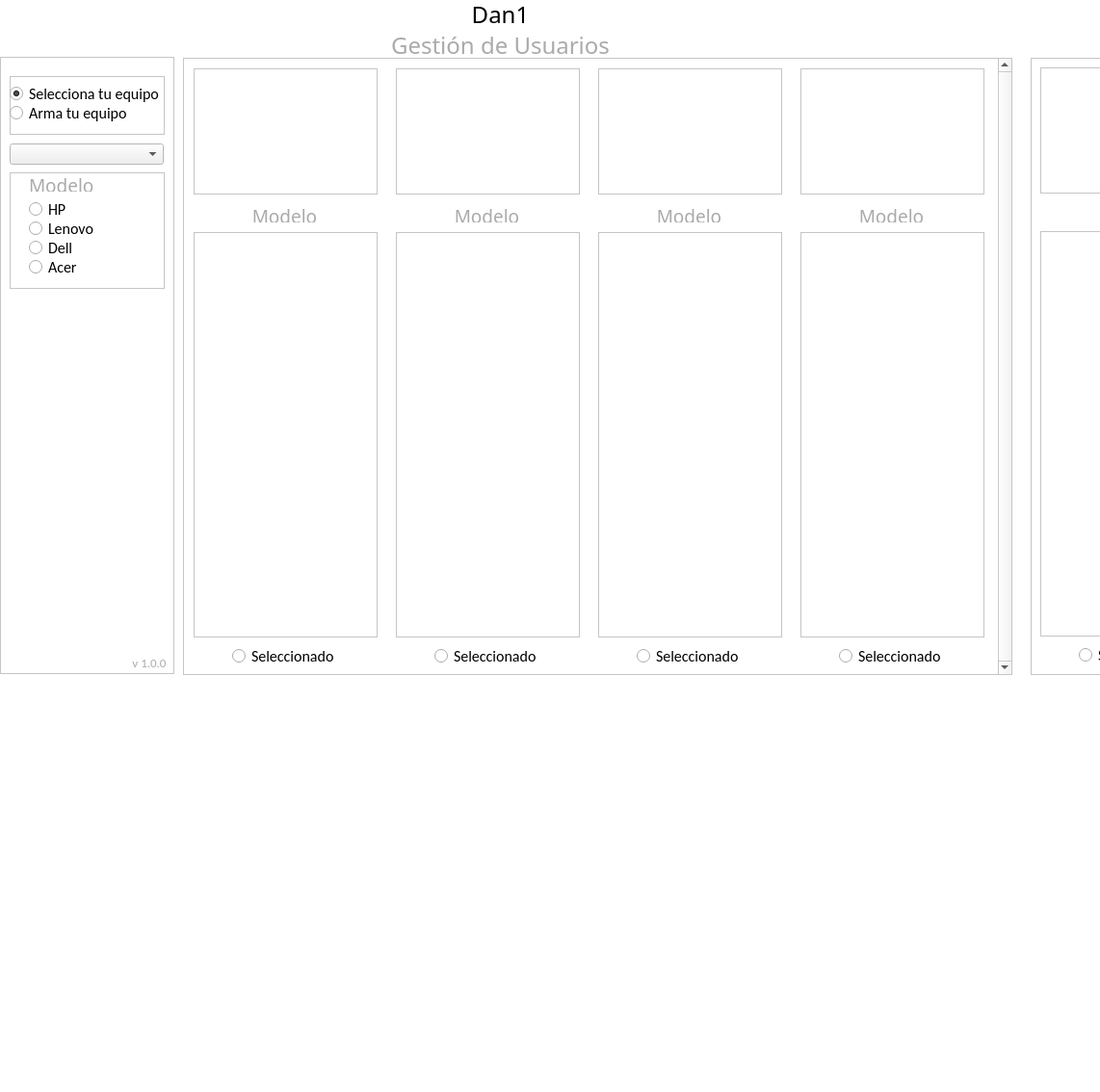
<?xml version="1.0" encoding="UTF-8"?>
<ui version="4.0">
 <class>MainWindow</class>
 <widget class="QMainWindow" name="MainWindow">
  <property name="geometry">
   <rect>
    <x>0</x>
    <y>0</y>
    <width>1142</width>
    <height>1134</height>
   </rect>
  </property>
  <property name="palette">
   <palette>
    <active>
     <colorrole role="Base">
      <brush brushstyle="SolidPattern">
       <color alpha="255">
        <red>255</red>
        <green>255</green>
        <blue>255</blue>
       </color>
      </brush>
     </colorrole>
     <colorrole role="Window">
      <brush brushstyle="SolidPattern">
       <color alpha="255">
        <red>255</red>
        <green>255</green>
        <blue>255</blue>
       </color>
      </brush>
     </colorrole>
    </active>
    <inactive>
     <colorrole role="Base">
      <brush brushstyle="SolidPattern">
       <color alpha="255">
        <red>255</red>
        <green>255</green>
        <blue>255</blue>
       </color>
      </brush>
     </colorrole>
     <colorrole role="Window">
      <brush brushstyle="SolidPattern">
       <color alpha="255">
        <red>255</red>
        <green>255</green>
        <blue>255</blue>
       </color>
      </brush>
     </colorrole>
    </inactive>
    <disabled>
     <colorrole role="Base">
      <brush brushstyle="SolidPattern">
       <color alpha="255">
        <red>255</red>
        <green>255</green>
        <blue>255</blue>
       </color>
      </brush>
     </colorrole>
     <colorrole role="Window">
      <brush brushstyle="SolidPattern">
       <color alpha="255">
        <red>255</red>
        <green>255</green>
        <blue>255</blue>
       </color>
      </brush>
     </colorrole>
    </disabled>
   </palette>
  </property>
  <property name="windowTitle">
   <string>MainWindow</string>
  </property>
  <widget class="QWidget" name="centralwidget">
   <widget class="QLabel" name="L1">
    <property name="geometry">
     <rect>
      <x>-1</x>
      <y>0</y>
      <width>1041</width>
      <height>30</height>
     </rect>
    </property>
    <property name="font">
     <font>
      <family>Impact</family>
      <pointsize>18</pointsize>
     </font>
    </property>
    <property name="text">
     <string>Dan1</string>
    </property>
    <property name="alignment">
     <set>Qt::AlignCenter</set>
    </property>
   </widget>
   <widget class="QLabel" name="L2">
    <property name="geometry">
     <rect>
      <x>-1</x>
      <y>30</y>
      <width>1041</width>
      <height>30</height>
     </rect>
    </property>
    <property name="font">
     <font>
      <family>Swis721 LtCn BT</family>
      <pointsize>18</pointsize>
     </font>
    </property>
    <property name="frameShadow">
     <enum>QFrame::Plain</enum>
    </property>
    <property name="midLineWidth">
     <number>0</number>
    </property>
    <property name="text">
     <string>&lt;html&gt;&lt;head/&gt;&lt;body&gt;&lt;p&gt;&lt;span style=&quot; color:#aaaaaa;&quot;&gt;Gestión de Usuarios&lt;/span&gt;&lt;/p&gt;&lt;/body&gt;&lt;/html&gt;</string>
    </property>
    <property name="alignment">
     <set>Qt::AlignCenter</set>
    </property>
   </widget>
   <widget class="QFrame" name="frame_2">
    <property name="geometry">
     <rect>
      <x>1070</x>
      <y>60</y>
      <width>871</width>
      <height>641</height>
     </rect>
    </property>
    <property name="frameShape">
     <enum>QFrame::StyledPanel</enum>
    </property>
    <property name="frameShadow">
     <enum>QFrame::Raised</enum>
    </property>
    <widget class="QRadioButton" name="b_nuevo_6">
     <property name="geometry">
      <rect>
       <x>50</x>
       <y>610</y>
       <width>111</width>
       <height>20</height>
      </rect>
     </property>
     <property name="font">
      <font>
       <family>Calibri</family>
       <pointsize>12</pointsize>
      </font>
     </property>
     <property name="focusPolicy">
      <enum>Qt::StrongFocus</enum>
     </property>
     <property name="text">
      <string>Seleccionado</string>
     </property>
    </widget>
    <widget class="QGraphicsView" name="graphicsView">
     <property name="geometry">
      <rect>
       <x>10</x>
       <y>10</y>
       <width>191</width>
       <height>131</height>
      </rect>
     </property>
    </widget>
    <widget class="QLabel" name="L3_3">
     <property name="geometry">
      <rect>
       <x>9</x>
       <y>150</y>
       <width>191</width>
       <height>20</height>
      </rect>
     </property>
     <property name="font">
      <font>
       <family>Swis721 LtCn BT</family>
       <pointsize>14</pointsize>
      </font>
     </property>
     <property name="text">
      <string>&lt;html&gt;&lt;head/&gt;&lt;body&gt;&lt;p&gt;&lt;span style=&quot; color:#aaaaaa;&quot;&gt;Modelo&lt;/span&gt;&lt;/p&gt;&lt;/body&gt;&lt;/html&gt;</string>
     </property>
     <property name="alignment">
      <set>Qt::AlignCenter</set>
     </property>
    </widget>
    <widget class="QTextEdit" name="textEdit">
     <property name="geometry">
      <rect>
       <x>10</x>
       <y>180</y>
       <width>191</width>
       <height>421</height>
      </rect>
     </property>
    </widget>
    <widget class="QLabel" name="L3_4">
     <property name="geometry">
      <rect>
       <x>219</x>
       <y>150</y>
       <width>191</width>
       <height>20</height>
      </rect>
     </property>
     <property name="font">
      <font>
       <family>Swis721 LtCn BT</family>
       <pointsize>14</pointsize>
      </font>
     </property>
     <property name="text">
      <string>&lt;html&gt;&lt;head/&gt;&lt;body&gt;&lt;p&gt;&lt;span style=&quot; color:#aaaaaa;&quot;&gt;Modelo&lt;/span&gt;&lt;/p&gt;&lt;/body&gt;&lt;/html&gt;</string>
     </property>
     <property name="alignment">
      <set>Qt::AlignCenter</set>
     </property>
    </widget>
    <widget class="QTextEdit" name="textEdit_2">
     <property name="geometry">
      <rect>
       <x>220</x>
       <y>180</y>
       <width>191</width>
       <height>421</height>
      </rect>
     </property>
    </widget>
    <widget class="QRadioButton" name="b_nuevo_7">
     <property name="geometry">
      <rect>
       <x>260</x>
       <y>610</y>
       <width>111</width>
       <height>20</height>
      </rect>
     </property>
     <property name="font">
      <font>
       <family>Calibri</family>
       <pointsize>12</pointsize>
      </font>
     </property>
     <property name="focusPolicy">
      <enum>Qt::StrongFocus</enum>
     </property>
     <property name="text">
      <string>Seleccionado</string>
     </property>
    </widget>
    <widget class="QGraphicsView" name="graphicsView_2">
     <property name="geometry">
      <rect>
       <x>220</x>
       <y>10</y>
       <width>191</width>
       <height>131</height>
      </rect>
     </property>
    </widget>
    <widget class="QLabel" name="L3_5">
     <property name="geometry">
      <rect>
       <x>429</x>
       <y>150</y>
       <width>191</width>
       <height>20</height>
      </rect>
     </property>
     <property name="font">
      <font>
       <family>Swis721 LtCn BT</family>
       <pointsize>14</pointsize>
      </font>
     </property>
     <property name="text">
      <string>&lt;html&gt;&lt;head/&gt;&lt;body&gt;&lt;p&gt;&lt;span style=&quot; color:#aaaaaa;&quot;&gt;Modelo&lt;/span&gt;&lt;/p&gt;&lt;/body&gt;&lt;/html&gt;</string>
     </property>
     <property name="alignment">
      <set>Qt::AlignCenter</set>
     </property>
    </widget>
    <widget class="QTextEdit" name="textEdit_3">
     <property name="geometry">
      <rect>
       <x>430</x>
       <y>180</y>
       <width>191</width>
       <height>421</height>
      </rect>
     </property>
    </widget>
    <widget class="QRadioButton" name="b_nuevo_8">
     <property name="geometry">
      <rect>
       <x>470</x>
       <y>610</y>
       <width>111</width>
       <height>20</height>
      </rect>
     </property>
     <property name="font">
      <font>
       <family>Calibri</family>
       <pointsize>12</pointsize>
      </font>
     </property>
     <property name="focusPolicy">
      <enum>Qt::StrongFocus</enum>
     </property>
     <property name="text">
      <string>Seleccionado</string>
     </property>
    </widget>
    <widget class="QGraphicsView" name="graphicsView_3">
     <property name="geometry">
      <rect>
       <x>430</x>
       <y>10</y>
       <width>191</width>
       <height>131</height>
      </rect>
     </property>
    </widget>
    <widget class="QLabel" name="L3_6">
     <property name="geometry">
      <rect>
       <x>639</x>
       <y>150</y>
       <width>191</width>
       <height>20</height>
      </rect>
     </property>
     <property name="font">
      <font>
       <family>Swis721 LtCn BT</family>
       <pointsize>14</pointsize>
      </font>
     </property>
     <property name="text">
      <string>&lt;html&gt;&lt;head/&gt;&lt;body&gt;&lt;p&gt;&lt;span style=&quot; color:#aaaaaa;&quot;&gt;Modelo&lt;/span&gt;&lt;/p&gt;&lt;/body&gt;&lt;/html&gt;</string>
     </property>
     <property name="alignment">
      <set>Qt::AlignCenter</set>
     </property>
    </widget>
    <widget class="QGraphicsView" name="graphicsView_4">
     <property name="geometry">
      <rect>
       <x>640</x>
       <y>10</y>
       <width>191</width>
       <height>131</height>
      </rect>
     </property>
    </widget>
    <widget class="QRadioButton" name="b_nuevo_9">
     <property name="geometry">
      <rect>
       <x>680</x>
       <y>610</y>
       <width>111</width>
       <height>20</height>
      </rect>
     </property>
     <property name="font">
      <font>
       <family>Calibri</family>
       <pointsize>12</pointsize>
      </font>
     </property>
     <property name="focusPolicy">
      <enum>Qt::StrongFocus</enum>
     </property>
     <property name="text">
      <string>Seleccionado</string>
     </property>
    </widget>
    <widget class="QTextEdit" name="textEdit_4">
     <property name="geometry">
      <rect>
       <x>640</x>
       <y>180</y>
       <width>191</width>
       <height>421</height>
      </rect>
     </property>
    </widget>
    <widget class="QGraphicsView" name="graphicsView_5">
     <property name="geometry">
      <rect>
       <x>11</x>
       <y>660</y>
       <width>191</width>
       <height>131</height>
      </rect>
     </property>
    </widget>
    <widget class="QLabel" name="L3_7">
     <property name="geometry">
      <rect>
       <x>430</x>
       <y>800</y>
       <width>191</width>
       <height>20</height>
      </rect>
     </property>
     <property name="font">
      <font>
       <family>Swis721 LtCn BT</family>
       <pointsize>14</pointsize>
      </font>
     </property>
     <property name="text">
      <string>&lt;html&gt;&lt;head/&gt;&lt;body&gt;&lt;p&gt;&lt;span style=&quot; color:#aaaaaa;&quot;&gt;Modelo&lt;/span&gt;&lt;/p&gt;&lt;/body&gt;&lt;/html&gt;</string>
     </property>
     <property name="alignment">
      <set>Qt::AlignCenter</set>
     </property>
    </widget>
    <widget class="QRadioButton" name="b_nuevo_10">
     <property name="geometry">
      <rect>
       <x>261</x>
       <y>1260</y>
       <width>111</width>
       <height>20</height>
      </rect>
     </property>
     <property name="font">
      <font>
       <family>Calibri</family>
       <pointsize>12</pointsize>
      </font>
     </property>
     <property name="focusPolicy">
      <enum>Qt::StrongFocus</enum>
     </property>
     <property name="text">
      <string>Seleccionado</string>
     </property>
    </widget>
    <widget class="QLabel" name="L3_8">
     <property name="geometry">
      <rect>
       <x>640</x>
       <y>800</y>
       <width>191</width>
       <height>20</height>
      </rect>
     </property>
     <property name="font">
      <font>
       <family>Swis721 LtCn BT</family>
       <pointsize>14</pointsize>
      </font>
     </property>
     <property name="text">
      <string>&lt;html&gt;&lt;head/&gt;&lt;body&gt;&lt;p&gt;&lt;span style=&quot; color:#aaaaaa;&quot;&gt;Modelo&lt;/span&gt;&lt;/p&gt;&lt;/body&gt;&lt;/html&gt;</string>
     </property>
     <property name="alignment">
      <set>Qt::AlignCenter</set>
     </property>
    </widget>
    <widget class="QGraphicsView" name="graphicsView_6">
     <property name="geometry">
      <rect>
       <x>431</x>
       <y>660</y>
       <width>191</width>
       <height>131</height>
      </rect>
     </property>
    </widget>
    <widget class="QLabel" name="L3_9">
     <property name="geometry">
      <rect>
       <x>220</x>
       <y>800</y>
       <width>191</width>
       <height>20</height>
      </rect>
     </property>
     <property name="font">
      <font>
       <family>Swis721 LtCn BT</family>
       <pointsize>14</pointsize>
      </font>
     </property>
     <property name="text">
      <string>&lt;html&gt;&lt;head/&gt;&lt;body&gt;&lt;p&gt;&lt;span style=&quot; color:#aaaaaa;&quot;&gt;Modelo&lt;/span&gt;&lt;/p&gt;&lt;/body&gt;&lt;/html&gt;</string>
     </property>
     <property name="alignment">
      <set>Qt::AlignCenter</set>
     </property>
    </widget>
    <widget class="QRadioButton" name="b_nuevo_11">
     <property name="geometry">
      <rect>
       <x>51</x>
       <y>1260</y>
       <width>111</width>
       <height>20</height>
      </rect>
     </property>
     <property name="font">
      <font>
       <family>Calibri</family>
       <pointsize>12</pointsize>
      </font>
     </property>
     <property name="focusPolicy">
      <enum>Qt::StrongFocus</enum>
     </property>
     <property name="text">
      <string>Seleccionado</string>
     </property>
    </widget>
    <widget class="QTextEdit" name="textEdit_5">
     <property name="geometry">
      <rect>
       <x>221</x>
       <y>830</y>
       <width>191</width>
       <height>421</height>
      </rect>
     </property>
    </widget>
    <widget class="QRadioButton" name="b_nuevo_12">
     <property name="geometry">
      <rect>
       <x>471</x>
       <y>1260</y>
       <width>111</width>
       <height>20</height>
      </rect>
     </property>
     <property name="font">
      <font>
       <family>Calibri</family>
       <pointsize>12</pointsize>
      </font>
     </property>
     <property name="focusPolicy">
      <enum>Qt::StrongFocus</enum>
     </property>
     <property name="text">
      <string>Seleccionado</string>
     </property>
    </widget>
    <widget class="QTextEdit" name="textEdit_6">
     <property name="geometry">
      <rect>
       <x>431</x>
       <y>830</y>
       <width>191</width>
       <height>421</height>
      </rect>
     </property>
    </widget>
    <widget class="QTextEdit" name="textEdit_7">
     <property name="geometry">
      <rect>
       <x>641</x>
       <y>830</y>
       <width>191</width>
       <height>421</height>
      </rect>
     </property>
    </widget>
    <widget class="QGraphicsView" name="graphicsView_7">
     <property name="geometry">
      <rect>
       <x>641</x>
       <y>660</y>
       <width>191</width>
       <height>131</height>
      </rect>
     </property>
    </widget>
    <widget class="QGraphicsView" name="graphicsView_8">
     <property name="geometry">
      <rect>
       <x>221</x>
       <y>660</y>
       <width>191</width>
       <height>131</height>
      </rect>
     </property>
    </widget>
    <widget class="QTextEdit" name="textEdit_8">
     <property name="geometry">
      <rect>
       <x>11</x>
       <y>830</y>
       <width>191</width>
       <height>421</height>
      </rect>
     </property>
    </widget>
    <widget class="QRadioButton" name="b_nuevo_13">
     <property name="geometry">
      <rect>
       <x>681</x>
       <y>1260</y>
       <width>111</width>
       <height>20</height>
      </rect>
     </property>
     <property name="font">
      <font>
       <family>Calibri</family>
       <pointsize>12</pointsize>
      </font>
     </property>
     <property name="focusPolicy">
      <enum>Qt::StrongFocus</enum>
     </property>
     <property name="text">
      <string>Seleccionado</string>
     </property>
    </widget>
    <widget class="QLabel" name="L3_10">
     <property name="geometry">
      <rect>
       <x>10</x>
       <y>800</y>
       <width>191</width>
       <height>20</height>
      </rect>
     </property>
     <property name="font">
      <font>
       <family>Swis721 LtCn BT</family>
       <pointsize>14</pointsize>
      </font>
     </property>
     <property name="text">
      <string>&lt;html&gt;&lt;head/&gt;&lt;body&gt;&lt;p&gt;&lt;span style=&quot; color:#aaaaaa;&quot;&gt;Modelo&lt;/span&gt;&lt;/p&gt;&lt;/body&gt;&lt;/html&gt;</string>
     </property>
     <property name="alignment">
      <set>Qt::AlignCenter</set>
     </property>
    </widget>
   </widget>
   <widget class="QFrame" name="frame_3">
    <property name="geometry">
     <rect>
      <x>0</x>
      <y>59</y>
      <width>181</width>
      <height>641</height>
     </rect>
    </property>
    <property name="frameShape">
     <enum>QFrame::StyledPanel</enum>
    </property>
    <property name="frameShadow">
     <enum>QFrame::Raised</enum>
    </property>
    <widget class="QComboBox" name="comboBox">
     <property name="geometry">
      <rect>
       <x>10</x>
       <y>90</y>
       <width>160</width>
       <height>22</height>
      </rect>
     </property>
    </widget>
    <widget class="QFrame" name="frame">
     <property name="geometry">
      <rect>
       <x>10</x>
       <y>120</y>
       <width>161</width>
       <height>121</height>
      </rect>
     </property>
     <property name="frameShape">
      <enum>QFrame::StyledPanel</enum>
     </property>
     <property name="frameShadow">
      <enum>QFrame::Raised</enum>
     </property>
     <widget class="QLabel" name="L3_2">
      <property name="geometry">
       <rect>
        <x>20</x>
        <y>0</y>
        <width>80</width>
        <height>20</height>
       </rect>
      </property>
      <property name="font">
       <font>
        <family>Swis721 LtCn BT</family>
        <pointsize>14</pointsize>
       </font>
      </property>
      <property name="text">
       <string>&lt;html&gt;&lt;head/&gt;&lt;body&gt;&lt;p&gt;&lt;span style=&quot; color:#aaaaaa;&quot;&gt;Modelo&lt;/span&gt;&lt;/p&gt;&lt;/body&gt;&lt;/html&gt;</string>
      </property>
     </widget>
     <widget class="QRadioButton" name="b_nuevo_2">
      <property name="geometry">
       <rect>
        <x>20</x>
        <y>30</y>
        <width>70</width>
        <height>17</height>
       </rect>
      </property>
      <property name="font">
       <font>
        <family>Calibri</family>
        <pointsize>12</pointsize>
       </font>
      </property>
      <property name="focusPolicy">
       <enum>Qt::StrongFocus</enum>
      </property>
      <property name="text">
       <string>HP</string>
      </property>
     </widget>
     <widget class="QRadioButton" name="b_nuevo_5">
      <property name="geometry">
       <rect>
        <x>20</x>
        <y>90</y>
        <width>70</width>
        <height>17</height>
       </rect>
      </property>
      <property name="font">
       <font>
        <family>Calibri</family>
        <pointsize>12</pointsize>
       </font>
      </property>
      <property name="focusPolicy">
       <enum>Qt::StrongFocus</enum>
      </property>
      <property name="text">
       <string>Acer</string>
      </property>
     </widget>
     <widget class="QRadioButton" name="b_nuevo_4">
      <property name="geometry">
       <rect>
        <x>20</x>
        <y>70</y>
        <width>70</width>
        <height>17</height>
       </rect>
      </property>
      <property name="font">
       <font>
        <family>Calibri</family>
        <pointsize>12</pointsize>
       </font>
      </property>
      <property name="focusPolicy">
       <enum>Qt::StrongFocus</enum>
      </property>
      <property name="text">
       <string>Dell</string>
      </property>
     </widget>
     <widget class="QRadioButton" name="b_nuevo_3">
      <property name="geometry">
       <rect>
        <x>20</x>
        <y>50</y>
        <width>70</width>
        <height>17</height>
       </rect>
      </property>
      <property name="font">
       <font>
        <family>Calibri</family>
        <pointsize>12</pointsize>
       </font>
      </property>
      <property name="focusPolicy">
       <enum>Qt::StrongFocus</enum>
      </property>
      <property name="text">
       <string>Lenovo</string>
      </property>
     </widget>
    </widget>
    <widget class="QFrame" name="fr_Accion">
     <property name="geometry">
      <rect>
       <x>10</x>
       <y>20</y>
       <width>161</width>
       <height>61</height>
      </rect>
     </property>
     <property name="frameShape">
      <enum>QFrame::StyledPanel</enum>
     </property>
     <property name="frameShadow">
      <enum>QFrame::Raised</enum>
     </property>
     <widget class="QRadioButton" name="b_nuevo">
      <property name="geometry">
       <rect>
        <x>0</x>
        <y>10</y>
        <width>160</width>
        <height>17</height>
       </rect>
      </property>
      <property name="font">
       <font>
        <family>Calibri</family>
        <pointsize>12</pointsize>
       </font>
      </property>
      <property name="focusPolicy">
       <enum>Qt::StrongFocus</enum>
      </property>
      <property name="text">
       <string>Selecciona tu equipo</string>
      </property>
      <property name="checked">
       <bool>true</bool>
      </property>
     </widget>
     <widget class="QRadioButton" name="b_actualizar">
      <property name="geometry">
       <rect>
        <x>0</x>
        <y>30</y>
        <width>160</width>
        <height>17</height>
       </rect>
      </property>
      <property name="font">
       <font>
        <family>Calibri</family>
        <pointsize>12</pointsize>
       </font>
      </property>
      <property name="focusPolicy">
       <enum>Qt::StrongFocus</enum>
      </property>
      <property name="text">
       <string>Arma tu equipo</string>
      </property>
      <property name="checked">
       <bool>false</bool>
      </property>
     </widget>
    </widget>
    <widget class="QLabel" name="L6">
     <property name="geometry">
      <rect>
       <x>130</x>
       <y>620</y>
       <width>50</width>
       <height>20</height>
      </rect>
     </property>
     <property name="font">
      <font>
       <family>Calibri</family>
       <pointsize>14</pointsize>
      </font>
     </property>
     <property name="text">
      <string>&lt;html&gt;&lt;head/&gt;&lt;body&gt;&lt;p&gt;&lt;span style=&quot; font-size:10pt; color:#aaaaaa;&quot;&gt;v 1.0.0&lt;/span&gt;&lt;/p&gt;&lt;/body&gt;&lt;/html&gt;</string>
     </property>
     <property name="alignment">
      <set>Qt::AlignCenter</set>
     </property>
    </widget>
   </widget>
   <widget class="QScrollArea" name="scrollArea">
    <property name="geometry">
     <rect>
      <x>190</x>
      <y>60</y>
      <width>861</width>
      <height>641</height>
     </rect>
    </property>
    <property name="verticalScrollBarPolicy">
     <enum>Qt::ScrollBarAlwaysOn</enum>
    </property>
    <property name="widgetResizable">
     <bool>true</bool>
    </property>
    <widget class="QWidget" name="scrollAreaWidgetContents">
     <property name="geometry">
      <rect>
       <x>0</x>
       <y>0</y>
       <width>842</width>
       <height>639</height>
      </rect>
     </property>
     <widget class="QLabel" name="L3_11">
      <property name="geometry">
       <rect>
        <x>429</x>
        <y>150</y>
        <width>191</width>
        <height>20</height>
       </rect>
      </property>
      <property name="font">
       <font>
        <family>Swis721 LtCn BT</family>
        <pointsize>14</pointsize>
       </font>
      </property>
      <property name="text">
       <string>&lt;html&gt;&lt;head/&gt;&lt;body&gt;&lt;p&gt;&lt;span style=&quot; color:#aaaaaa;&quot;&gt;Modelo&lt;/span&gt;&lt;/p&gt;&lt;/body&gt;&lt;/html&gt;</string>
      </property>
      <property name="alignment">
       <set>Qt::AlignCenter</set>
      </property>
     </widget>
     <widget class="QTextEdit" name="textEdit_9">
      <property name="geometry">
       <rect>
        <x>220</x>
        <y>180</y>
        <width>191</width>
        <height>421</height>
       </rect>
      </property>
     </widget>
     <widget class="QGraphicsView" name="graphicsView_9">
      <property name="geometry">
       <rect>
        <x>430</x>
        <y>10</y>
        <width>191</width>
        <height>131</height>
       </rect>
      </property>
     </widget>
     <widget class="QGraphicsView" name="graphicsView_10">
      <property name="geometry">
       <rect>
        <x>640</x>
        <y>10</y>
        <width>191</width>
        <height>131</height>
       </rect>
      </property>
     </widget>
     <widget class="QLabel" name="L3_12">
      <property name="geometry">
       <rect>
        <x>9</x>
        <y>150</y>
        <width>191</width>
        <height>20</height>
       </rect>
      </property>
      <property name="font">
       <font>
        <family>Swis721 LtCn BT</family>
        <pointsize>14</pointsize>
       </font>
      </property>
      <property name="text">
       <string>&lt;html&gt;&lt;head/&gt;&lt;body&gt;&lt;p&gt;&lt;span style=&quot; color:#aaaaaa;&quot;&gt;Modelo&lt;/span&gt;&lt;/p&gt;&lt;/body&gt;&lt;/html&gt;</string>
      </property>
      <property name="alignment">
       <set>Qt::AlignCenter</set>
      </property>
     </widget>
     <widget class="QTextEdit" name="textEdit_10">
      <property name="geometry">
       <rect>
        <x>10</x>
        <y>180</y>
        <width>191</width>
        <height>421</height>
       </rect>
      </property>
     </widget>
     <widget class="QRadioButton" name="b_nuevo_14">
      <property name="geometry">
       <rect>
        <x>470</x>
        <y>610</y>
        <width>111</width>
        <height>20</height>
       </rect>
      </property>
      <property name="font">
       <font>
        <family>Calibri</family>
        <pointsize>12</pointsize>
       </font>
      </property>
      <property name="focusPolicy">
       <enum>Qt::StrongFocus</enum>
      </property>
      <property name="text">
       <string>Seleccionado</string>
      </property>
     </widget>
     <widget class="QRadioButton" name="b_nuevo_15">
      <property name="geometry">
       <rect>
        <x>50</x>
        <y>610</y>
        <width>111</width>
        <height>20</height>
       </rect>
      </property>
      <property name="font">
       <font>
        <family>Calibri</family>
        <pointsize>12</pointsize>
       </font>
      </property>
      <property name="focusPolicy">
       <enum>Qt::StrongFocus</enum>
      </property>
      <property name="text">
       <string>Seleccionado</string>
      </property>
     </widget>
     <widget class="QGraphicsView" name="graphicsView_11">
      <property name="geometry">
       <rect>
        <x>220</x>
        <y>10</y>
        <width>191</width>
        <height>131</height>
       </rect>
      </property>
     </widget>
     <widget class="QRadioButton" name="b_nuevo_16">
      <property name="geometry">
       <rect>
        <x>260</x>
        <y>610</y>
        <width>111</width>
        <height>20</height>
       </rect>
      </property>
      <property name="font">
       <font>
        <family>Calibri</family>
        <pointsize>12</pointsize>
       </font>
      </property>
      <property name="focusPolicy">
       <enum>Qt::StrongFocus</enum>
      </property>
      <property name="text">
       <string>Seleccionado</string>
      </property>
     </widget>
     <widget class="QTextEdit" name="textEdit_11">
      <property name="geometry">
       <rect>
        <x>640</x>
        <y>180</y>
        <width>191</width>
        <height>421</height>
       </rect>
      </property>
     </widget>
     <widget class="QGraphicsView" name="graphicsView_12">
      <property name="geometry">
       <rect>
        <x>10</x>
        <y>10</y>
        <width>191</width>
        <height>131</height>
       </rect>
      </property>
     </widget>
     <widget class="QRadioButton" name="b_nuevo_17">
      <property name="geometry">
       <rect>
        <x>680</x>
        <y>610</y>
        <width>111</width>
        <height>20</height>
       </rect>
      </property>
      <property name="font">
       <font>
        <family>Calibri</family>
        <pointsize>12</pointsize>
       </font>
      </property>
      <property name="focusPolicy">
       <enum>Qt::StrongFocus</enum>
      </property>
      <property name="text">
       <string>Seleccionado</string>
      </property>
     </widget>
     <widget class="QLabel" name="L3_13">
      <property name="geometry">
       <rect>
        <x>219</x>
        <y>150</y>
        <width>191</width>
        <height>20</height>
       </rect>
      </property>
      <property name="font">
       <font>
        <family>Swis721 LtCn BT</family>
        <pointsize>14</pointsize>
       </font>
      </property>
      <property name="text">
       <string>&lt;html&gt;&lt;head/&gt;&lt;body&gt;&lt;p&gt;&lt;span style=&quot; color:#aaaaaa;&quot;&gt;Modelo&lt;/span&gt;&lt;/p&gt;&lt;/body&gt;&lt;/html&gt;</string>
      </property>
      <property name="alignment">
       <set>Qt::AlignCenter</set>
      </property>
     </widget>
     <widget class="QLabel" name="L3_14">
      <property name="geometry">
       <rect>
        <x>639</x>
        <y>150</y>
        <width>191</width>
        <height>20</height>
       </rect>
      </property>
      <property name="font">
       <font>
        <family>Swis721 LtCn BT</family>
        <pointsize>14</pointsize>
       </font>
      </property>
      <property name="text">
       <string>&lt;html&gt;&lt;head/&gt;&lt;body&gt;&lt;p&gt;&lt;span style=&quot; color:#aaaaaa;&quot;&gt;Modelo&lt;/span&gt;&lt;/p&gt;&lt;/body&gt;&lt;/html&gt;</string>
      </property>
      <property name="alignment">
       <set>Qt::AlignCenter</set>
      </property>
     </widget>
     <widget class="QTextEdit" name="textEdit_12">
      <property name="geometry">
       <rect>
        <x>430</x>
        <y>180</y>
        <width>191</width>
        <height>421</height>
       </rect>
      </property>
     </widget>
     <widget class="QLabel" name="L3_15">
      <property name="geometry">
       <rect>
        <x>430</x>
        <y>790</y>
        <width>191</width>
        <height>20</height>
       </rect>
      </property>
      <property name="font">
       <font>
        <family>Swis721 LtCn BT</family>
        <pointsize>14</pointsize>
       </font>
      </property>
      <property name="text">
       <string>&lt;html&gt;&lt;head/&gt;&lt;body&gt;&lt;p&gt;&lt;span style=&quot; color:#aaaaaa;&quot;&gt;Modelo&lt;/span&gt;&lt;/p&gt;&lt;/body&gt;&lt;/html&gt;</string>
      </property>
      <property name="alignment">
       <set>Qt::AlignCenter</set>
      </property>
     </widget>
     <widget class="QGraphicsView" name="graphicsView_13">
      <property name="geometry">
       <rect>
        <x>641</x>
        <y>650</y>
        <width>191</width>
        <height>131</height>
       </rect>
      </property>
     </widget>
     <widget class="QLabel" name="L3_16">
      <property name="geometry">
       <rect>
        <x>220</x>
        <y>790</y>
        <width>191</width>
        <height>20</height>
       </rect>
      </property>
      <property name="font">
       <font>
        <family>Swis721 LtCn BT</family>
        <pointsize>14</pointsize>
       </font>
      </property>
      <property name="text">
       <string>&lt;html&gt;&lt;head/&gt;&lt;body&gt;&lt;p&gt;&lt;span style=&quot; color:#aaaaaa;&quot;&gt;Modelo&lt;/span&gt;&lt;/p&gt;&lt;/body&gt;&lt;/html&gt;</string>
      </property>
      <property name="alignment">
       <set>Qt::AlignCenter</set>
      </property>
     </widget>
     <widget class="QRadioButton" name="b_nuevo_18">
      <property name="geometry">
       <rect>
        <x>681</x>
        <y>1250</y>
        <width>111</width>
        <height>20</height>
       </rect>
      </property>
      <property name="font">
       <font>
        <family>Calibri</family>
        <pointsize>12</pointsize>
       </font>
      </property>
      <property name="focusPolicy">
       <enum>Qt::StrongFocus</enum>
      </property>
      <property name="text">
       <string>Seleccionado</string>
      </property>
     </widget>
     <widget class="QLabel" name="L3_17">
      <property name="geometry">
       <rect>
        <x>10</x>
        <y>790</y>
        <width>191</width>
        <height>20</height>
       </rect>
      </property>
      <property name="font">
       <font>
        <family>Swis721 LtCn BT</family>
        <pointsize>14</pointsize>
       </font>
      </property>
      <property name="text">
       <string>&lt;html&gt;&lt;head/&gt;&lt;body&gt;&lt;p&gt;&lt;span style=&quot; color:#aaaaaa;&quot;&gt;Modelo&lt;/span&gt;&lt;/p&gt;&lt;/body&gt;&lt;/html&gt;</string>
      </property>
      <property name="alignment">
       <set>Qt::AlignCenter</set>
      </property>
     </widget>
     <widget class="QRadioButton" name="b_nuevo_19">
      <property name="geometry">
       <rect>
        <x>471</x>
        <y>1250</y>
        <width>111</width>
        <height>20</height>
       </rect>
      </property>
      <property name="font">
       <font>
        <family>Calibri</family>
        <pointsize>12</pointsize>
       </font>
      </property>
      <property name="focusPolicy">
       <enum>Qt::StrongFocus</enum>
      </property>
      <property name="text">
       <string>Seleccionado</string>
      </property>
     </widget>
     <widget class="QGraphicsView" name="graphicsView_14">
      <property name="geometry">
       <rect>
        <x>431</x>
        <y>650</y>
        <width>191</width>
        <height>131</height>
       </rect>
      </property>
     </widget>
     <widget class="QTextEdit" name="textEdit_13">
      <property name="geometry">
       <rect>
        <x>431</x>
        <y>820</y>
        <width>191</width>
        <height>421</height>
       </rect>
      </property>
     </widget>
     <widget class="QTextEdit" name="textEdit_14">
      <property name="geometry">
       <rect>
        <x>11</x>
        <y>820</y>
        <width>191</width>
        <height>421</height>
       </rect>
      </property>
     </widget>
     <widget class="QRadioButton" name="b_nuevo_20">
      <property name="geometry">
       <rect>
        <x>51</x>
        <y>1250</y>
        <width>111</width>
        <height>20</height>
       </rect>
      </property>
      <property name="font">
       <font>
        <family>Calibri</family>
        <pointsize>12</pointsize>
       </font>
      </property>
      <property name="focusPolicy">
       <enum>Qt::StrongFocus</enum>
      </property>
      <property name="text">
       <string>Seleccionado</string>
      </property>
     </widget>
     <widget class="QRadioButton" name="b_nuevo_21">
      <property name="geometry">
       <rect>
        <x>261</x>
        <y>1250</y>
        <width>111</width>
        <height>20</height>
       </rect>
      </property>
      <property name="font">
       <font>
        <family>Calibri</family>
        <pointsize>12</pointsize>
       </font>
      </property>
      <property name="focusPolicy">
       <enum>Qt::StrongFocus</enum>
      </property>
      <property name="text">
       <string>Seleccionado</string>
      </property>
     </widget>
     <widget class="QGraphicsView" name="graphicsView_15">
      <property name="geometry">
       <rect>
        <x>221</x>
        <y>650</y>
        <width>191</width>
        <height>131</height>
       </rect>
      </property>
     </widget>
     <widget class="QTextEdit" name="textEdit_15">
      <property name="geometry">
       <rect>
        <x>641</x>
        <y>820</y>
        <width>191</width>
        <height>421</height>
       </rect>
      </property>
     </widget>
     <widget class="QGraphicsView" name="graphicsView_16">
      <property name="geometry">
       <rect>
        <x>11</x>
        <y>650</y>
        <width>191</width>
        <height>131</height>
       </rect>
      </property>
     </widget>
     <widget class="QTextEdit" name="textEdit_16">
      <property name="geometry">
       <rect>
        <x>221</x>
        <y>820</y>
        <width>191</width>
        <height>421</height>
       </rect>
      </property>
     </widget>
     <widget class="QLabel" name="L3_18">
      <property name="geometry">
       <rect>
        <x>640</x>
        <y>790</y>
        <width>191</width>
        <height>20</height>
       </rect>
      </property>
      <property name="font">
       <font>
        <family>Swis721 LtCn BT</family>
        <pointsize>14</pointsize>
       </font>
      </property>
      <property name="text">
       <string>&lt;html&gt;&lt;head/&gt;&lt;body&gt;&lt;p&gt;&lt;span style=&quot; color:#aaaaaa;&quot;&gt;Modelo&lt;/span&gt;&lt;/p&gt;&lt;/body&gt;&lt;/html&gt;</string>
      </property>
      <property name="alignment">
       <set>Qt::AlignCenter</set>
      </property>
     </widget>
    </widget>
   </widget>
  </widget>
  <widget class="QMenuBar" name="menubar">
   <property name="geometry">
    <rect>
     <x>0</x>
     <y>0</y>
     <width>1142</width>
     <height>21</height>
    </rect>
   </property>
  </widget>
 </widget>
 <resources/>
 <connections/>
</ui>
